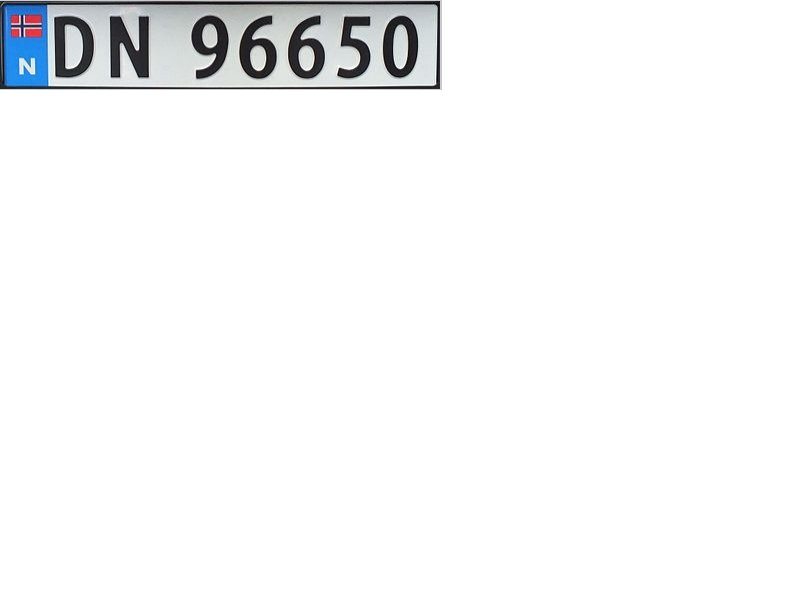
#> input picture norwegian-sample.jpg, 800 x 600 px, given in place of the camera
$ python contours.py   (older library calls are emulated)
#> lines starting #> are read from the running program, lines starting #| are printed output that depends on the picture; after the words box and inside, x2 and y2 are one past the last pixel; in counts of white or black regions, pixels touching at a corner belong together
import cv2
import numpy as np

def angle_cos(p0, p1, p2):
    d1, d2 = (p0-p1).astype('float'), (p2-p1).astype('float')
    return abs( np.dot(d1, d2) / np.sqrt( np.dot(d1, d1)*np.dot(d2, d2) ) )

def find_squares(img):
    img = cv2.GaussianBlur(img, (5, 5), 0)
    squares = []
    for gray in cv2.split(img):
        for thrs in xrange(0, 255, 26):
            if thrs == 0:
                bin = cv2.Canny(gray, 0, 50, apertureSize=5)
                bin = cv2.dilate(bin, None)
            else:
                retval, bin = cv2.threshold(gray, thrs, 255, cv2.THRESH_BINARY)
                bin, contours, hierarchy = cv2.findContours(bin, cv2.RETR_LIST, cv2.CHAIN_APPROX_SIMPLE)
                for cnt in contours:
                    cnt_len = cv2.arcLength(cnt, True)
                    cnt = cv2.approxPolyDP(cnt, 0.05*cnt_len, True)
                    if len(cnt) == 4 and cv2.contourArea(cnt) > 100 and cv2.isContourConvex(cnt):
                        cnt = cnt.reshape(-1, 2)
                        max_cos = np.max([angle_cos( cnt[i], cnt[(i+1) % 4], cnt[(i+2) % 4] ) for i in xrange(4)])
                        if max_cos < 0.1:
                            squares.append(cnt)
    return squares

def showtime():
    cam = cv2.VideoCapture(0)
    while True:
        ret_val, img = cam.read()
#> img is the input picture: shape (600, 800, 3); mean B, G, R 247, 246.4, 245.8
        squares = find_squares(img)
#> the loop in find_squares, `for gray in cv2.split(img):` made 3 passes
        cv2.drawContours( img, squares, -1, (0, 255, 0), 3 )
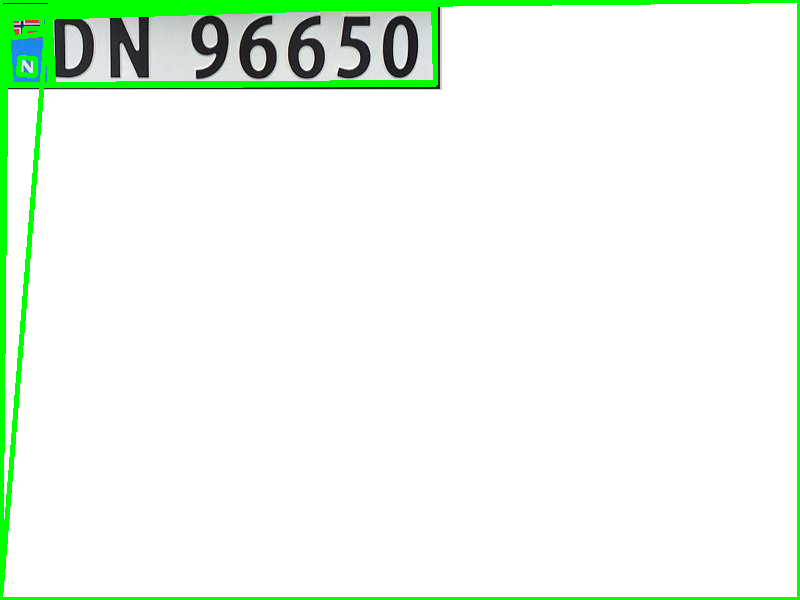
#> img: shape (600, 800, 3); 4.8% of pixels changed, all inside (x1, y1, x2, y2) = (0, 0, 800, 600)
        cv2.imshow('squares', img)
        ch = cv2.waitKey(1)
#> (key Esc is pressed here)
        if ch == 27:
            cv2.destroyAllWindows()
            break


showtime()
